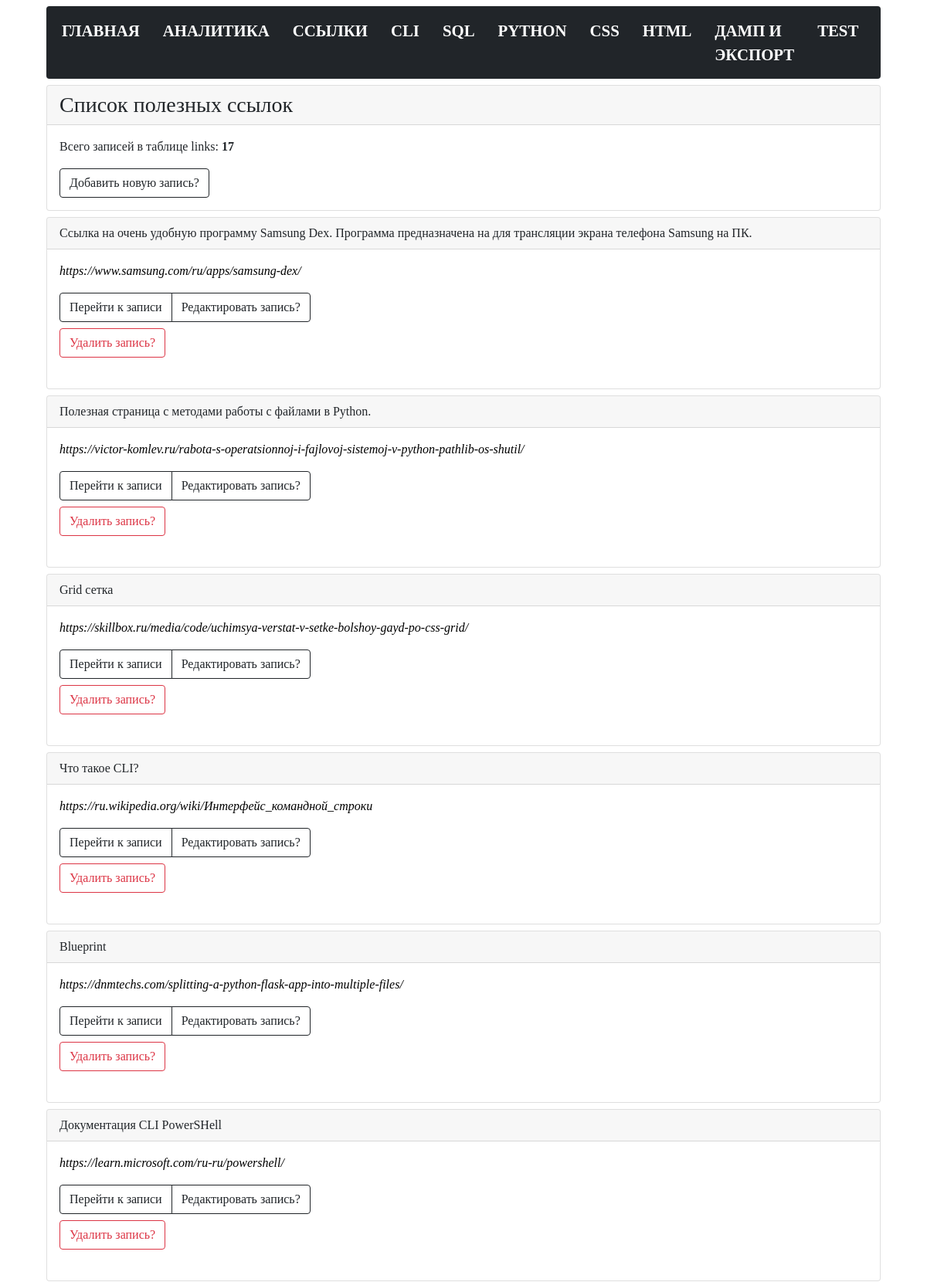
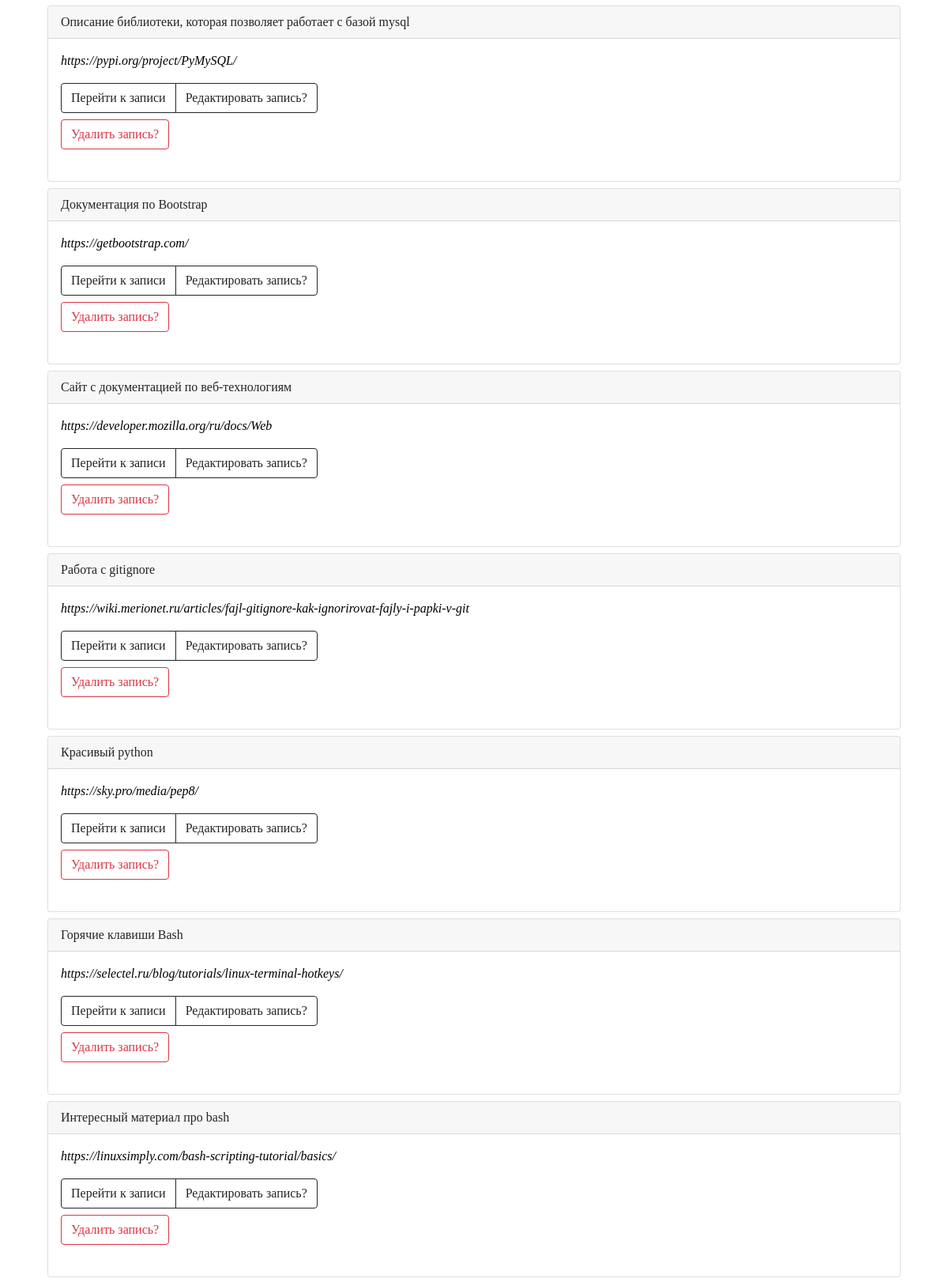
Screenshot of /links (upper part) with the database file from the repository (2 pictures, top to bottom).
### tables this page shows
CREATE TABLE "links"
(
    links_id      INTEGER
        primary key autoincrement,
    links_name    TEXT not null,
    links_command TEXT not null
);

### modules/links/links_list_commands.py (the view)
@bp.route("/links")
def links_list_commands():
    conn = connect.get_db_connection()
    cur = conn.cursor()
    links_list_count = int(cur.execute("SELECT COUNT(*) FROM links").fetchone()[0])
    links_list = conn.execute("SELECT * FROM links ORDER BY 1 DESC").fetchall()
    conn.close()
    return render_template("links/links_list_commands.html",
                           links_list=links_list,
                           links_list_count=links_list_count,
                           )

### modules/connect.py (called while the page is built)
def get_db_connection():
    db_path = os.path.join(BASE_DIR, '../database.db')
    conn = sqlite3.connect(db_path)
    conn.row_factory = sqlite3.Row
    return conn

### templates/links/links_list_commands.html (shortened to what this page needs)
{% extends "base.html" %} {% block title %}Ссылки{% endblock %} {% block content %}
<div class="card mb-2">
   <div class="card-header h3">Список полезных ссылок</div>
   <div class="card-body">
      <p class="card-text">Всего записей в таблице links: <b>{{ links_list_count }}</b></p>
      <p class="card-text">
         <a href="{{ url_for('add_links_command.add_links_command') }}" class="btn btn-outline-dark">Добавить новую
            запись?</a>
      </p>
   </div>
</div>
{% for links_list in links_list %}
<div class="card mb-2">
   <div class="card-header">{{ links_list['links_name'] }}</div>
   <div class="card-body">
      <p class="card-text">
         <a href="{{ links_list['links_command'] }}" target="_blank"><i>{{ links_list['links_command']
               }}</i></a>
      <div class="btn-group pb-2" role="group" aria-label="...">
         <a href="{{ url_for('get_post_links_command.get_post_links_command', links_id=links_list['links_id']) }}"
            class="btn btn-outline-dark">Перейти к записи</a>
         <a href="{{ url_for('edit_links_command.edit_links_command', links_id=links_list['links_id']) }}"
            class="btn btn-outline-dark">Редактировать запись?</a>
      </div>
      <form action="{{ url_for('delete_links_command.delete_links_command', links_id=links_list['links_id'])}}"
         method="POST" class="pb-2">
         <input type="submit" class="btn btn-outline-danger" value="Удалить запись?"
            onclick="return confirm('Вы точно уверены что хотите удалить запись?')" />
      </form>
      </p>
   </div>
</div>
{% endfor %}
{% endblock %}

### static/styles.css (style rules this page uses)
* { font-size: 1rem; font-family:consolas; }
body { width: 90%; margin: auto; }
a { color: black; text-decoration: none; }
.card { margin-top: 0.50rem; }

### rows the page displays
links: links_name "Ссылка на очень удобную программу Samsung Dex. Программа предназначена на для трансляции экрана телефона Samsung на ПК.", links_command "https://www.samsung.com/ru/apps/samsung-dex/"
links: links_name "Полезная страница с методами работы с файлами в Python.", links_command "https://victor-komlev.ru/rabota-s-operatsionnoj-i-fajlovoj-sistemoj-v-python-pathlib-os-shutil/"
links: links_name "Grid сетка", links_command "https://skillbox.ru/media/code/uchimsya-verstat-v-setke-bolshoy-gayd-po-css-grid/"
links: links_name "Что такое CLI?", links_command "https://ru.wikipedia.org/wiki/Интерфейс_командной_строки"
links: links_name "Blueprint", links_command "https://dnmtechs.com/splitting-a-python-flask-app-into-multiple-files/"
links: links_name "Документация CLI PowerSHell", links_command "https://learn.microsoft.com/ru-ru/powershell/"
links: links_name "Описание библиотеки, которая позволяет работает с базой mysql", links_command "https://pypi.org/project/PyMySQL/"
links: links_name "Документация по Bootstrap", links_command "https://getbootstrap.com/"
links: links_name "Сайт с документацией по веб-технологиям", links_command "https://developer.mozilla.org/ru/docs/Web"
links: links_name "Работа с gitignore", links_command "https://wiki.merionet.ru/articles/fajl-gitignore-kak-ignorirovat-fajly-i-papki-v-git"
links: links_name "Красивый python", links_command "https://sky.pro/media/pep8/"
links: links_name "Горячие клавиши Bash", links_command "https://selectel.ru/blog/tutorials/linux-terminal-hotkeys/"
links: links_name "Интересный материал про bash", links_command "https://linuxsimply.com/bash-scripting-tutorial/basics/"

### other values shown
{{ links_list_count }} "17"
